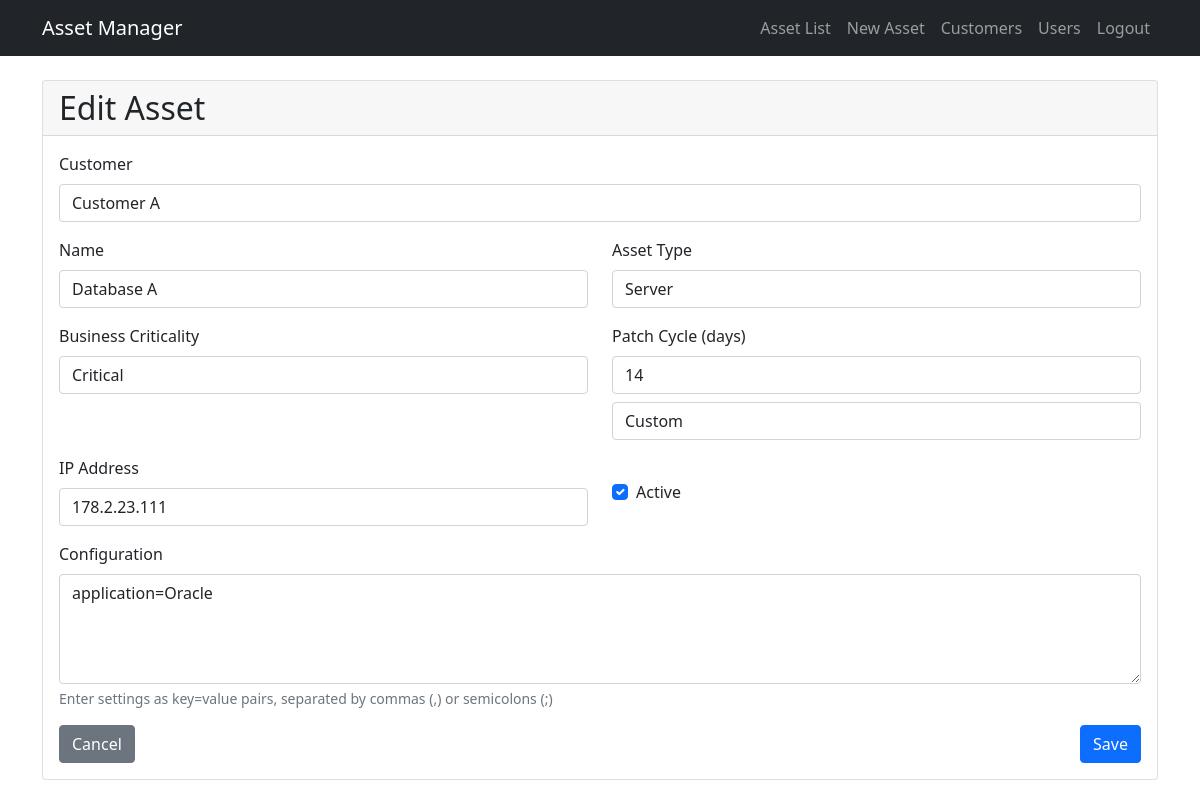
Screenshot of /asset/4/update/ (signed in) with the database file from the repository.
### assets/models.py (models this page shows, shortened)
class Asset(models.Model):
    ASSET_TYPES = (
        ('server', 'Server'),
        ('network', 'Network Device'),
        ('storage', 'Storage System'),
    )
    CRITICALITY_CHOICES = (
        ('critical', 'Critical'),
        ('high', 'High'),
        ('normal', 'Normal'),
        ('low', 'Low'),
        ('test', 'Test'),
    )
    PATCH_CYCLE_CHOICES = [
        (14, '14 days'),
        (30, '30 days'),
        (60, '60 days'),
        (90, '90 days'),
        (180, '180 days'),
    ]
    customer = models.ForeignKey(Customer, on_delete=models.CASCADE)
    name = models.CharField(max_length=200)
    asset_type = models.CharField(max_length=50, choices=ASSET_TYPES)
    ip_address = models.GenericIPAddressField()
    monitoring_status = models.BooleanField(default=True)
    last_checked = models.DateTimeField(auto_now=True)
    configuration = models.JSONField(default=dict)  # For log analysis settings
    status = models.BooleanField(default=True, verbose_name='Active')
    business_criticality = models.CharField(
        max_length=20,
        choices=CRITICALITY_CHOICES,
        default='normal',
        verbose_name='Business Criticality'
    )
    patch_cycle = models.PositiveIntegerField(
        default=30,
        verbose_name='Patch Cycle (days)'
    )
    class Meta:
        ordering = ['-last_checked']
        unique_together = ['customer', 'name']

### assets/views.py (the view)
# urls.py: path('asset/<int:pk>/update/', AssetUpdateView.as_view(), name='asset-update'),
class AssetUpdateView(LoginRequiredMixin, UserPassesTestMixin, UpdateView):
    model = Asset
    form_class = AssetForm
    template_name = 'assets/asset_form.html'
    success_url = reverse_lazy('dashboard')
    def test_func(self):
        asset = self.get_object()
        return (self.request.user.userrole.role == 'admin' or
                asset.customer in self.request.user.userrole.customers.all())
    def get_form(self, form_class=None):
        form = super().get_form(form_class)
        if self.request.user.userrole.role != 'admin':
            form.fields['customer'].queryset = self.request.user.userrole.customers.all()
        return form

### assets/models.py (called while the page is built)
    def __str__(self):
        return self.display_name

### assets/templates/assets/asset_form.html (shortened to what this page needs)
{% extends "base.html" %}
{% block content %}
<div class="container mt-4">
    <div class="card">
        <div class="card-header">
            <h2 class="card-title mb-0">
                {% if form.instance.pk %}Edit Asset{% else %}New Asset{% endif %}
            </h2>
        </div>
        <div class="card-body">
            <form method="post">
                {% if user.is_staff %}
                <div class="mb-3">
                    <label for="{{ form.customer.id_for_label }}" class="form-label">Customer</label>
                    {{ form.customer }}
                </div>
                {% endif %}
                <div class="row">
                    <div class="col-md-6 mb-3">
                        <label for="{{ form.name.id_for_label }}" class="form-label">Name</label>
                        {{ form.name }}
                    </div>
                    <div class="col-md-6 mb-3">
                        <label for="{{ form.asset_type.id_for_label }}" class="form-label">Asset Type</label>
                        {{ form.asset_type }}
                    </div>
                </div>
                <div class="row">
                    <div class="col-md-6 mb-3">
                        <label for="{{ form.business_criticality.id_for_label }}" class="form-label">Business Criticality</label>
                        {{ form.business_criticality }}
                    </div>
                    <div class="col-md-6 mb-3">
                        <label for="{{ form.patch_cycle.id_for_label }}" class="form-label">Patch Cycle (days)</label>
                        {{ form.patch_cycle }}
                        <div class="mt-2">
                            {{ form.patch_cycle_preset }}
                        </div>
                    </div>
                </div>
                <div class="row">
                    <div class="col-md-6 mb-3">
                        <label for="{{ form.ip_address.id_for_label }}" class="form-label">IP Address</label>
                        {{ form.ip_address }}
                    </div>
                    <div class="col-md-6 mb-3">
                        <div class="form-check mt-4">
                            {{ form.status }}
                            <label class="form-check-label" for="{{ form.status.id_for_label }}">Active</label>
                        </div>
                    </div>
                </div>
                <div class="mb-3">
                    <label for="{{ form.configuration.id_for_label }}" class="form-label">Configuration</label>
                    {{ form.configuration }}
                    <div class="form-text">{{ form.configuration.help_text }}</div>
                </div>
                <div class="d-flex justify-content-between mt-3">
                    <a href="{% url 'dashboard' %}" class="btn btn-secondary">Cancel</a>
                    <button type="submit" class="btn btn-primary">Save</button>
                </div>
            </form>
        </div>
    </div>
</div>
{% endblock %}

### rows the page displays
Asset: customer "Customer A", name "Database A", asset_type "Server", business_criticality "Critical", patch_cycle "14", ip_address "178.2.23.111", status "☑", configuration "application=Oracle"
